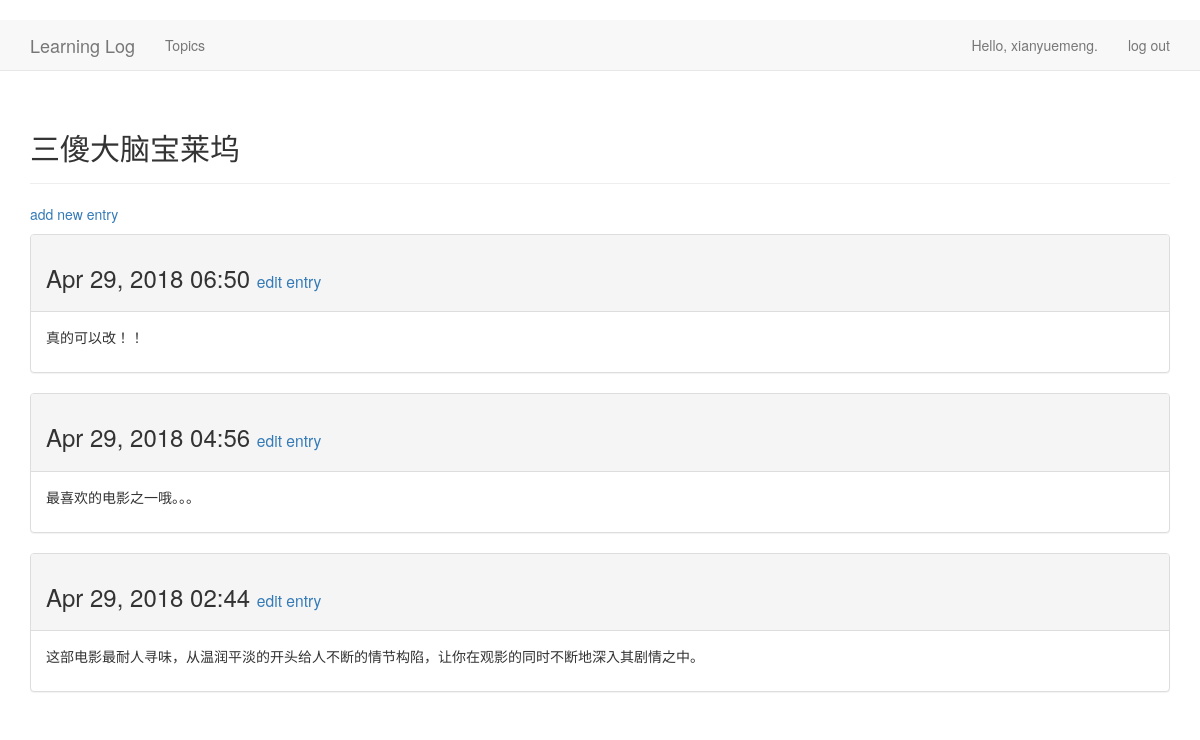
The page /topics/1/ (signed in) on the database its author committed.
### favorite_movies/models.py (models this page shows, shortened)
class Topic(models.Model):
    text = models.CharField(max_length=200)
    date_added = models.DateTimeField(auto_now_add=True)
    owner = models.ForeignKey(User)
    def __str__(self):
        return self.text

class Entry(models.Model):
    topic = models.ForeignKey(Topic,on_delete=models.CASCADE)
    text = models.TextField()
    date_added = models.DateTimeField(auto_now_add=True)
    class Meta:
        verbose_name_plural = 'entries'

### favorite_movies/views.py (the view)
# urls.py: url(r'^topics/(?P<topic_id>\d+)/$', views.topic, name='topic'),
@login_required
def topic(request, topic_id):
    topic = Topic.objects.get(id=topic_id)
    if topic.owner != request.user:
        raise Http404
    entries = topic.entry_set.order_by('-date_added')
    context = {'topic': topic, 'entries': entries}
    return render(request, 'favorite_movies/topic.html', context)

### favorite_movies/templates/favorite_movies/topic.html
{% extends 'favorite_movies/base.html' %}
{% block header %}
  <h2>{{ topic }}</h2>
{% endblock header %}
{% block content %}
  <p>
    <a href="{% url 'favorite_movies:new_entry' topic.id %}">add new entry</a>
  </p>
  {% for entry in entries %}
    <div class="panel panel-default">
      <div class="panel-heading">
        <h3>
          {{ entry.date_added|date:'M d, Y H:i' }}
          <small>
            <a href="{% url 'favorite_movies:edit_entry' entry.id %}">
              edit entry</a>
          </small>
        </h3>
      </div>
      <div class="panel-body">
        {{ entry.text|linebreaks }}
      </div>
    </div>
  {% empty %}
    There are no entries for this topic yet.
  {% endfor %}
{% endblock content %}

### favorite_movies/templates/favorite_movies/base.html (shortened to what this page needs)
﻿{% load bootstrap3 %}
<!DOCTYPE html>
<html lang="en">
  <head>
    {% bootstrap_css %}
  </head>
  <body>
    <nav class="navbar navbar-default navbar-static-top">
      <div class="container">
        <div class="navbar-header">
          <a class="navbar-brand" href="{% url 'favorite_movies:index' %}">
              Learning Log</a>
        </div>
        <div id="navbar" class="navbar-collapse collapse">
          <ul class="nav navbar-nav">
            <li><a href="{% url 'favorite_movies:topics' %}">Topics</a></li>
          </ul>
          <ul class="nav navbar-nav navbar-right">
            {% if user.is_authenticated %}
              <li><a>Hello, {{ user.username }}.</a></li>
              <li><a href="{% url 'users:logout' %}">log out</a></li>
            {% else %}
              <li><a href="{% url 'users:register' %}">register</a></li>
              <li><a href="{% url 'users:login' %}">log in</a></li>
            {% endif %}
          </ul>
        </div>
      </div>
    </nav>
    <div class="container">
      <div class="page-header">
        {% block header %}{% endblock %}
      </div>
      <div>
        {% block content %}{% endblock %}
      </div>
    </div>
  </body>
</html>

### rows shown on the page
Topic: text "三傻大脑宝莱坞"
Entry: date_added "Apr 29, 2018 06:50", text "真的可以改！！"
Entry: date_added "Apr 29, 2018 04:56", text "最喜欢的电影之一哦。。。"
Entry: date_added "Apr 29, 2018 02:44", text "这部电影最耐人寻味，从温润平淡的开头给人不断的情节构陷，让你在观影的同时不断地深入其剧情之中。"

### other values the page prints
{{ user.username }} "xianyuemeng"
